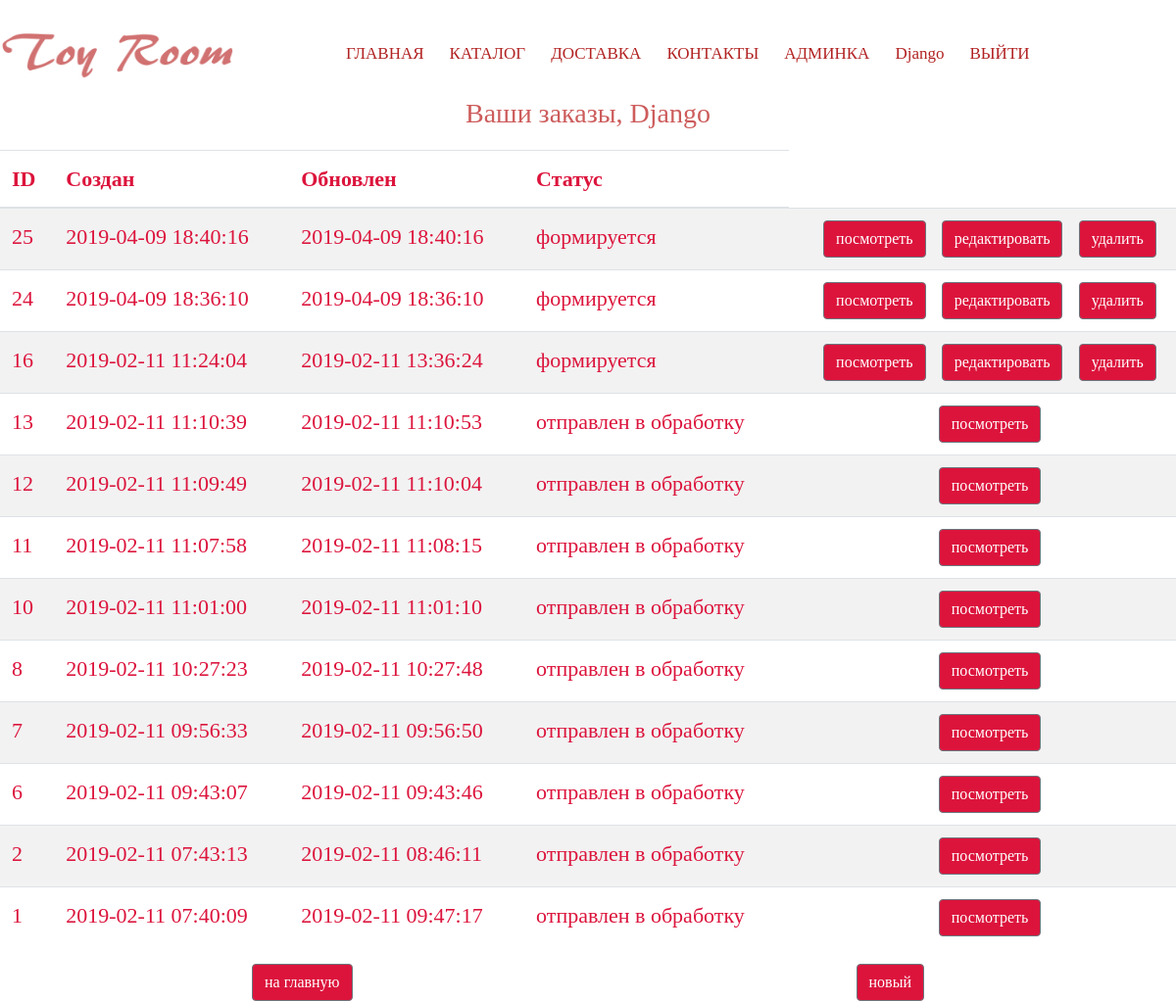
The app's page /orders/list/ (signed in) with its own data.
### authapp/models.py (models this page shows, shortened)
class ShopUser(AbstractUser):
    avatar = models.ImageField(upload_to='users_avatars', blank=True)
    age = models.PositiveSmallIntegerField(verbose_name='возраст', default = 18)
    activation_key = models.CharField(max_length=128, blank=True)
    activation_key_expires = models.DateTimeField(default=get_now)

### ordersapp/models.py (models this page shows, shortened)
class Order(models.Model):
    FORMING = 'FM'
    SENT_TO_PROCEED = 'STP'
    PROCEEDED = 'PRD'
    PAID = 'PD'
    READY = 'RDY'
    CANCEL = 'CNC'
    ORDER_STATUS_CHOICES = (
        (FORMING, 'формируется'),
        (SENT_TO_PROCEED, 'отправлен в обработку'),
        (PAID, 'оплачен'),
        (PROCEEDED, 'обрабатывается'),
        (READY, 'готов к выдаче'),
        (CANCEL, 'отменен'),
    )
    user = models.ForeignKey(settings.AUTH_USER_MODEL,
                             on_delete=models.CASCADE)
    created = models.DateTimeField(verbose_name='создан', auto_now_add=True)
    updated = models.DateTimeField(verbose_name='обновлен', auto_now=True)
    status = models.CharField(verbose_name='статус',
                              max_length=3,
                              choices=ORDER_STATUS_CHOICES,
                              default=FORMING)
    is_active = models.BooleanField(verbose_name='активен', default=True)
    class Meta:
        ordering = ('-created',)
        verbose_name = 'заказ'
        verbose_name_plural = 'заказы'

### ordersapp/views.py (the view)
class OrderList(ListView):
    model = Order
    def get_queryset(self):
        return self.request.user.order_set.filter(is_active=True)

### mainapp/context_processors.py (called while the page is built)
def basket(request):
    basket = []
    if request.user.is_authenticated:
        basket = request.user.basket_set.all().order_by('product__category')
    return {
        'basket': basket,
    }

### ordersapp/templates/ordersapp/order_list.html
{% extends 'ordersapp/base.html' %}
{% load static %}
{% block container %}
            {% include 'mainapp/includes/inc__main_menu.html' %}
    <div class="text-center head">
        <p class="tabl_p col">Ваши заказы, {% if user.first_name %}{{ user.first_name|title}}{% else %}Пользователь{% endif %}</p>
    </div>
    <table class="table table-striped">
        <thead >
          <tr>
            <th scope="col">ID</th>
            <th scope="col">Создан</th>
            <th scope="col">Обновлен</th>
            <th scope="col">Статус</th>
          </tr>
        </thead>
        <tbody>
            {% for item in object_list %}
                {% if item.is_active %}
                <tr class="table table-striped">
                    <td scope="row">{{ item.pk }}</td>
                    <td scope="row">{{ item.created|date:"Y-m-d H:i:s" }}</td>
                    <td scope="row">{{ item.updated|date:"Y-m-d H:i:s" }}</td>
                    <td scope="row">{{ item.get_status_display }}</td>
                    <td scope="row">
                        <div class="knopki mar_bt">
                        <a href="{% url 'ordersapp:order_read' item.pk %}" class="btn btn-secondary razm">посмотреть</a>
                        {% if item.status == 'FM' %}
                            <a href="{% url 'ordersapp:order_update' item.pk %}" class="btn btn-secondary razm">редактировать</a>
                        {% endif %}
                        {% if item.status == 'FM' %}
                            <a href="{% url 'ordersapp:order_delete' item.pk %}" class="btn btn-secondary razm">удалить</a>
                        {% endif %}
                            </div>
                    </td>
                </tr>
                {% endif %}
            {% endfor %}
        </tbody>
    </table>
<div class="knopki">
    <a href="{% url 'main:main' %}" class="btn btn-secondary razm">
        на главную
    </a>
    <a href="{% url 'ordersapp:order_create' %}" class="btn btn-secondary razm">
        новый
    </a>
    </div>
</div>
{% endblock %}

### django2.0/mainapp/templates/mainapp/includes/inc__main_menu.html (shortened to what this page needs)
{% load static %}
<div class="header">
<div class="menu">
     <a href="{% url 'main:main' %}" class="logo"><img class="lg" src="{% static '/img/logo.png' %}" alt="Logo" width="240px" height="55px"></a>
    <ul class="menu-head">
        <li class="men-l"><a href="{% url 'main:main' %}" class="menu-link">ГЛАВНАЯ</a> </li>
        <li class="men-l"><a href="{% url 'main:catalog' %}" class="menu-link">КАТАЛОГ</a></li>
        <li class="men-l"><a href="{% url 'main:training' %}" class="menu-link">ДОСТАВКА</a></li>
        <li class="men-l"><a href="{% url 'main:colls' %}" class="menu-link">КОНТАКТЫ</a></li>
        <li class="men-l">
            {%  if user.is_superuser %}
            <a href="{% url 'admin:index' %}" class="menu-link">АДМИНКА</a>
        {% endif %}
        </li>
        <li class="men-l">
            {% if user.is_authenticated %}
                    <a href="{% url 'auth:update' %}" class="menu-link">
                       {{ user.first_name|default:'Пользователь' }}
                    </a>
                </li>
                <li>
                    <a href="{% url 'auth:logout' %}" class="menu-link"> ВЫЙТИ </a>
                       <li class="men-l bas">
                           <a href="{% url 'basket:main' %}" class="menu-link">
                           </a>
                       </li>
            {% endif %}
    </ul>
    </div>
</div>

### static/css/stil.css (style rules this page uses)
* { margin: 0; padding: 0; }
html, body { height: 100%; }
.menu-link { display: block; text-decoration: none; color: #B22222; padding: 13px; font-size: 17px; }
.men-l { list-style-type: none; }
.menu-head { display: flex; list-style-type: none; font-family: 'Cormorant SC', serif; }
.header { height: 65px; display: flex; align-items: center; margin-top: 30px; align-content: center; text-align: center; }
.logo { margin-top: 0px; color: #cfb4b4; text-decoration: none; float: left; margin-right: 100px; }
.btn-secondary { font-family: 'Cormorant SC', serif; }
.razm { background-color: #DC143C; }
.bas { margin-left: 40px; }
.knopki { display: flex; justify-content: space-around; font-family: 'Cormorant SC', serif; }
.tabl_p { color: #CD5C5C; font-family: 'Cormorant SC', serif; font-size: 28px; }
.mar_bt { margin-left: 15px; }
.table-striped { color: #DC143C; font-family: 'Cormorant SC', serif; font-size: 22px; }

### records on screen
ShopUser: first_name "Django"
Order: pk "25", created "2019-04-09 18:40:16", updated "2019-04-09 18:40:16", status "формируется", shows "редактировать", shows "удалить"
Order: pk "24", created "2019-04-09 18:36:10", updated "2019-04-09 18:36:10", status "формируется", shows "редактировать", shows "удалить"
Order: pk "16", created "2019-02-11 11:24:04", updated "2019-02-11 13:36:24", status "формируется", shows "редактировать", shows "удалить"
Order: pk "13", created "2019-02-11 11:10:39", updated "2019-02-11 11:10:53", status "отправлен в обработку"
Order: pk "12", created "2019-02-11 11:09:49", updated "2019-02-11 11:10:04", status "отправлен в обработку"
Order: pk "11", created "2019-02-11 11:07:58", updated "2019-02-11 11:08:15", status "отправлен в обработку"
Order: pk "10", created "2019-02-11 11:01:00", updated "2019-02-11 11:01:10", status "отправлен в обработку"
Order: pk "8", created "2019-02-11 10:27:23", updated "2019-02-11 10:27:48", status "отправлен в обработку"
Order: pk "7", created "2019-02-11 09:56:33", updated "2019-02-11 09:56:50", status "отправлен в обработку"
Order: pk "6", created "2019-02-11 09:43:07", updated "2019-02-11 09:43:46", status "отправлен в обработку"
Order: pk "2", created "2019-02-11 07:43:13", updated "2019-02-11 08:46:11", status "отправлен в обработку"
Order: pk "1", created "2019-02-11 07:40:09", updated "2019-02-11 09:47:17", status "отправлен в обработку"
